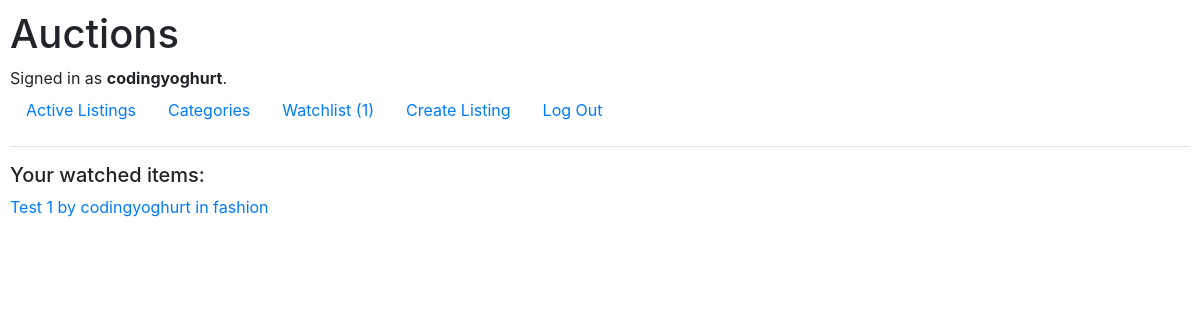
/watchlist (signed in), run on an earlier commit of the app's database.
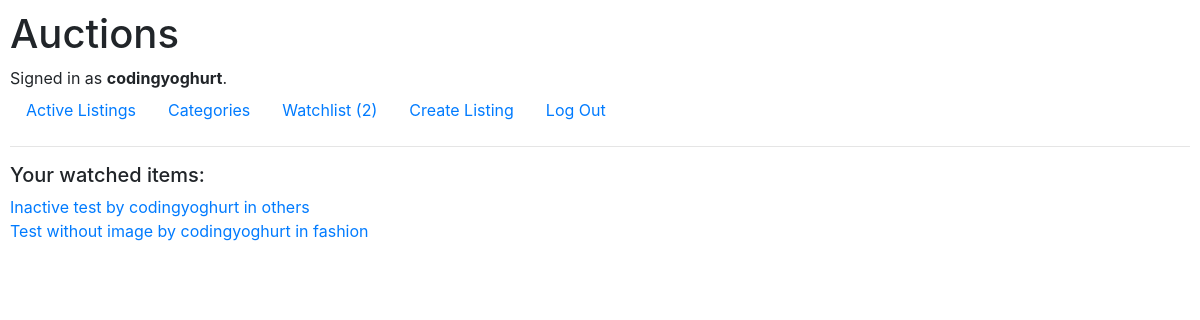
And on a later commit of the database.
### auctions/models.py (models this page shows, shortened)
class User(AbstractUser):
    noOfwatched = models.IntegerField(default=0, verbose_name="number of listings watched")

class Watching(models.Model):
    user = models.ForeignKey(User, on_delete=models.CASCADE)
    listing = models.ForeignKey(Listing, on_delete=models.CASCADE)

class Listing(models.Model):
    CATEGORIES = (
        ('fashion','fashion'),
        ('electronics','electronics'),
        ('sports','sports'),
        ('home','home'),
        ('motors','motors'),
        ('art','art'),
        ('business','business'),
        ('media','media'),
        ('others','others')
    )
    listingPoster = models.ForeignKey(User, on_delete=models.CASCADE, verbose_name="Poster")
    listingName = models.CharField(max_length=128, verbose_name="Auction item")
    listingDesc = models.TextField(blank=True, verbose_name="Item description")
    listingActive = models.BooleanField(default=True, verbose_name="Active listing")
    listingImage = models.URLField(blank=True, verbose_name="Link to image")
    listingCategory = models.CharField(max_length=64, choices=CATEGORIES, default='others', verbose_name="Category")
    listingFirstBid = models.DecimalField(max_digits=8, decimal_places=2, default=0.01, verbose_name="Starting bid")
    listingCreated = models.DateTimeField(auto_now_add=True, null=True)
    def __str__(self):
        return f"{self.listingName} by {self.listingPoster} in {self.listingCategory}"

### auctions/views.py (the view)
# urls.py: path("watchlist", views.watchlist, name="watchlist"),
@login_required
def watchlist(request):
    if Watching.objects.filter(user=request.user):
        wlist = Watching.objects.filter(user=request.user)
        message = "Your watched items:"
    else:
        message = "Your watchlist is empty"
        wlist = None
    return render(request, "auctions/watchlist.html",{
        "message": message,
        "wlist": wlist
    })

### auctions/templates/auctions/watchlist.html
{% extends "auctions/layout.html" %}
{% block body %}
<h5>{{message}}</h5>
{%for item in wlist%}
<ul id="category">
    <li><a href="{{item.listing.id}}">{{item.listing}}</a></li>
</ul>
{%endfor%}
{% endblock %}

### auctions/templates/auctions/layout.html (shortened to what this page needs)
{% load static %}
<!DOCTYPE html>
<html lang="en">
    <head>
        <link rel="stylesheet" href="https://stackpath.bootstrapcdn.com/bootstrap/4.4.1/css/bootstrap.min.css">
        <link href="{% static 'auctions/styles.css' %}" rel="stylesheet">
    </head>
    <body>
        <h1>Auctions</h1>
        <div>
            {% if user.is_authenticated %}
                Signed in as <strong>{{ user.username }}</strong>.
            {% else %}
                Not signed in.
            {% endif %}
        </div>
        <ul class="nav">
            <li class="nav-item">
                <a class="nav-link" href="{% url 'index' %}">Active Listings</a>
            </li>
            {% if user.is_authenticated %}
                <li class="nav-item">
                    <a class="nav-link" href="{% url 'categories'%}">Categories</a>
                </li>
                <li class="nav-item">
                    <a class="nav-link" href="{% url 'watchlist'%}">Watchlist ({{user.noOfwatched}})</a>
                </li>
                <li class="nav-item">
                    <a class="nav-link" href="{% url 'create_new'%}">Create Listing</a>
                </li>
                <li class="nav-item">
                    <a class="nav-link" href="{% url 'logout' %}">Log Out</a>
                </li>
            {% endif %}
        </ul>
        <hr>
        {% block body %}
        {% endblock %}
    </body>
</html>

### auctions/static/auctions/styles.css (style rules this page uses)
body { padding: 10px; }
#category { list-style-type: none; padding: 0; margin: 0; }

What changed in the data, as far as the page shows it:
removed Watching: listing "Test 1 by codingyoghurt in fashion"
changed User "codingyoghurt": noOfwatched "1" → "2"
added Watching: listing "Inactive test by codingyoghurt in others"
added Watching: listing "Test without image by codingyoghurt in fashion"
